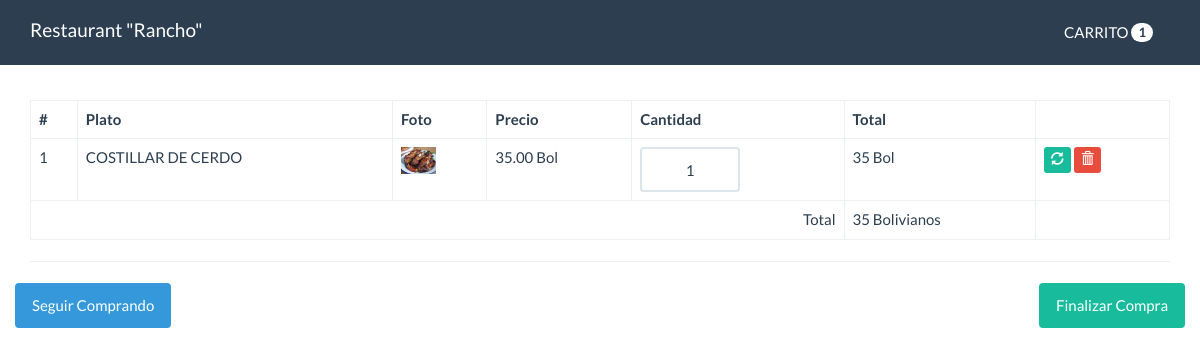
Page /carrito.php?id=2 on the committed database.
### tables this page shows
CREATE TABLE `platos` (
  `id` int(11) NOT NULL,
  `titulo` varchar(80) NOT NULL,
  `descripcion` varchar(300) NOT NULL,
  `foto` varchar(100) NOT NULL,
  `precio` decimal(10,2) NOT NULL,
  `categoria_id` int(10) NOT NULL,
  `fecha` date NOT NULL,
  `estado` int(11) NOT NULL DEFAULT '1'
);

### funciones.php (called while the page is built, shortened)
<?php
function calcularTotal(){
    $total = 0;
    if(isset($_SESSION['carrito'])){
        foreach($_SESSION['carrito'] as $indice => $value){
            $total += $value['precio'] * $value['cantidad'];
        }
    }
    return $total;
}
function cantidadPlatos(){
    $cantidad = 0;
    if(isset($_SESSION['carrito'])){
        foreach($_SESSION['carrito'] as $indice => $value){
           $cantidad++;
        }
    }
    return $cantidad;
}

### src/Plato.php (called while the page is built, shortened)
<?php
class Plato{
    private $cn = null;
    public function __construct(){
        $this->config = parse_ini_file(__DIR__.'/../config.ini') ;
        $this->cn = new \PDO( $this->config['dns'], $this->config['usuario'],$this->config['clave'],array(
            \PDO::MYSQL_ATTR_INIT_COMMAND => 'SET NAMES utf8'
        ));
    }
    public function mostrarPorId($id){
        $sql = "SELECT * FROM `platos` WHERE `id`=:id ";
        $resultado = $this->cn->prepare($sql);
        $_array = array(
            ":id" =>  $id
        );
        if($resultado->execute($_array))
            return $resultado->fetch();
        return false;
    }
}

### carrito.php (the view, shortened to what this page needs)
<?php
require 'funciones.php';
if(isset($_GET['id']) && is_numeric($_GET['id'])){
    $id = $_GET['id'];
    $plato = new Kawschool\Plato;
    $resultado = $plato->mostrarPorId($id);
}
?>
<!DOCTYPE html>
<html lang="es">
  <head>
    <link rel="stylesheet" href="assets/css/bootstrap.min.css">
    <link rel="stylesheet" href="assets/css/estilos.css">
  </head>
  <body>
    <nav class="navbar navbar-default navbar-fixed-top">
      <div class="container">
        <div class="navbar-header">
          <a class="navbar-brand" href="index.php">Restaurant "Rancho"</a>
        </div>
        <div id="navbar" class="navbar-collapse collapse">
          <ul class="nav navbar-nav pull-right">
            <li>
              <a href="" class="btn">CARRITO <span class="badge"><?php print cantidadPlatos(); ?></span></a>
            </li>
          </ul>
        </div>
      </div>
    </nav>
    <div class="container" id="main">
            <table class="table table-bordered table-hover">
                  <thead>
                    <tr>
                      <th>#</th>
                      <th>Plato</th>
                      <th>Foto</th>
                      <th>Precio</th>
                      <th>Cantidad</th>
                      <th>Total</th>
                      <th></th>
                    </tr>
                  </thead>
                  <tbody>
                      <?php
                        if(isset($_SESSION['carrito']) && !empty($_SESSION['carrito'])){
                            $c=0;
                            foreach($_SESSION['carrito'] as $indice => $value){
                                $c++;
                                $total = $value['precio'] * $value['cantidad'];
                      ?>
                        <tr>
                            <form action="actualizar_carrito.php" method="post">
                                <td><?php print $c ?></td>
                                <td><?php print $value['titulo']  ?></td>
                                <td>
                                    <?php
                                        $foto = 'upload/'.$value['foto'];
                                        if(file_exists($foto)){
                                        ?>
                                        <img src="<?php print $foto; ?>" width="35">
                                    <?php }else{?>
                                        <img src="assets/imagenes/not-found.jpg" width="35">
                                    <?php }?>
                                </td>
                                <td><?php print $value['precio']  ?> Bol</td>
                                <td>
                                    <input type="text" name="cantidad" class="form-control u-size-100" value="<?php print $value['cantidad'] ?>">
                                </td>
                                <td>
                                    <?php print $total  ?> Bol
                                </td>
                                <td>
                                    <button type="submit" class="btn btn-success btn-xs">
                                        <span class="glyphicon glyphicon-refresh"></span>
                                    </button>
                                    <a href="eliminar_carrito.php?id=<?php print $value['id']  ?>" class="btn btn-danger btn-xs">
                                        <span class="glyphicon glyphicon-trash"></span>
                                    </a>
                                </td>
                            </form>
                        </tr>
                    <?php
                        }
                        }else{
                    ?>
                        <tr>
                            <td colspan="7">NO HAY PRODUCTOS EN EL CARRITO</td>
                        </tr>
                    <?php
                        }
                    ?>
                </tbody>
                <tfoot>
                        <tr>
                            <td colspan="5" class="text-right">Total</td>
                            <td><?php print calcularTotal(); ?> Bolivianos</td>
                            <td></td>
                        </tr>
                </tfoot>
            </table>
            <hr>
            <?php
                if(isset($_SESSION['carrito']) && !empty($_SESSION['carrito'])){
            ?>
            <div class="row">
                    <div class="pull-left">
                        <a href="index.php" class="btn btn-info">Seguir Comprando</a>
                    </div>
                    <div class="pull-right">
                        <a href="finalizar.php" class="btn btn-success">Finalizar Compra</a>
                    </div>
            </div>
            <?php
                }
            ?>
    </div>
  </body>
</html>

### assets/css/estilos.css (style rules this page uses)
#main { margin-top: 100px; }
.u-size-100 { width: 100px; text-align: center; }

### rows in the picture
platos: titulo "COSTILLAR DE CERDO", foto (picture), precio "35.00", cantidad "1", total "35"

### other values in the picture
cantidadPlatos() "1"
calcularTotal() "35"
